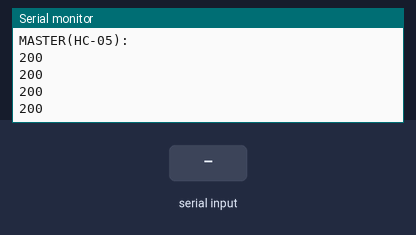
A sketch run on a simulated Arduino Mega 2560, built with avr-gcc and run on an emulated ATmega2560. On the bench: the last lines printed to the serial monitor. The test bench sets the inputs (shaded band).

Above: at 1.2 s.
1.3 s: "90,45\n" received over the second serial link
At 1.71 s:
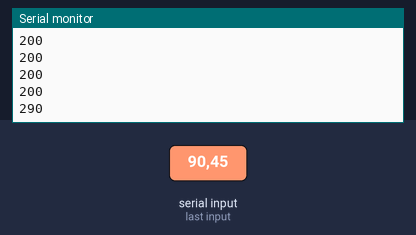
2.8 s: "30,150\n" received over the second serial link
At 3.21 s:
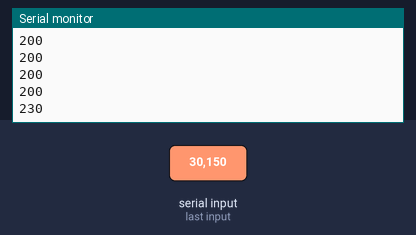
Timing chart, 0 to 5.8 s (numbered marks = the images above; inputs shaded):
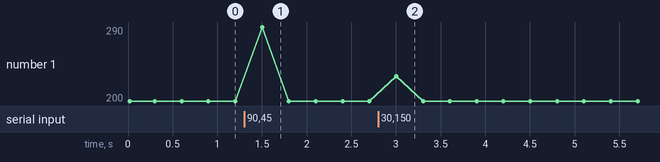

Measured:
- after the input at 1.3 s, the serial monitor: prints a new line after 0.20 s (image 1)
- after the input at 2.8 s, the serial monitor: prints a new line after 0.20 s (image 2)

The sketch:

BT_Master_Setup_03-07-2019_.ino
```cpp
//char string[32];
char string;
String byteRead = "";


void setup()
{
  Serial.begin(9600);
  Serial.println("MASTER(HC-05):");

  // HC-06 default baud rate is 9600
  Serial1.begin(9600);
}

void loop()
{
  byteRead = "";
  while (Serial1.available() > 0) {
    string = Serial1.read();
    byteRead += string;
  }
  Serial.println(byteRead.toInt() + 200);
  delay(300);

}
```
